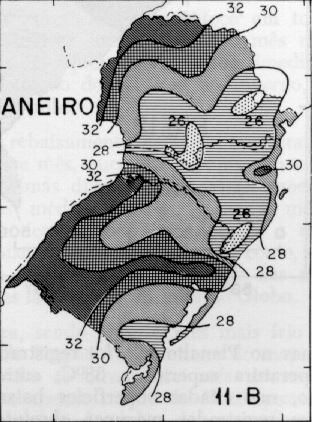
#> input picture Aula 7 e 8/janei.pgm, 312 x 422 px
$ jupyter execute aula8.ipynb
#> lines starting #> are read from the running program, lines starting #| are printed output that depends on the picture; after the words box and inside, x2 and y2 are one past the last pixel; in counts of white or black regions, pixels touching at a corner belong together
[cell 1]
import cv2
import numpy as np
import math
import matplotlib.pyplot as plt
import matplotlib.image as mpimg

[cell 2]
ax = cv2.imread('janei.pgm',cv2.IMREAD_COLOR)
#> ax is the input picture: shape (422, 312, 3); min 0, max 251, mean 177.1
img = mpimg.imread('janei.pgm')
#> img: shape (422, 312); min 0, max 251, mean 177.1
imgplot = plt.imshow(img, cmap='gray', vmin=0, vmax=255)
plt.show()

[cell 3]
ay = cv2.imread('janei-1.pgm',cv2.IMREAD_GRAYSCALE)
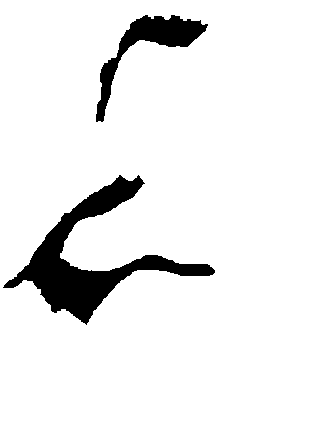
#> input picture Aula 7 e 8/janei-1.pgm, 312 x 422 px
#> ay: shape (422, 312); 92.3% white; 2 black regions, box (x1, y1, x2, y2) and area: (3, 175, 215, 325) 7445, (96, 15, 208, 122) 2723
img = mpimg.imread('janei-1.pgm')
imgplot = plt.imshow(img, cmap='gray', vmin=0, vmax=255)
plt.show()

[cell 4]
qx = cv2.imread('julho.pgm',cv2.IMREAD_COLOR)
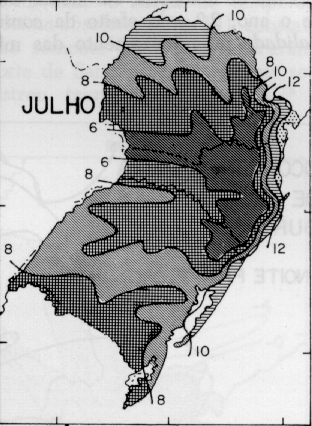
#> input picture Aula 7 e 8/julho.pgm, 312 x 426 px
#> qx is the input picture: shape (426, 312, 3); min 0, max 248, mean 167.6
img = mpimg.imread('julho.pgm')
#> img: shape (426, 312); min 0, max 248, mean 167.6
imgplot = plt.imshow(img, cmap='gray', vmin=0, vmax=255)
plt.show()

[cell 5]
ax =np.float32(ax)
ay =np.float32(ay)
qx =np.float32(qx)

[cell 6]
rows = len(ax)
#> rows = 422
columns = len(ax[0])
#> columns = 312
features = np.float32(np.zeros((rows*columns, 3)))
saidas = np.float32(np.zeros((rows*columns, 1)))

i = 0
for l in range(rows):
    for c in range(columns):
        features[i,0]=ax[l,c,0]/255.0
        features[i,1]=ax[l,c,1]/255.0
        features[i,2]=ax[l,c,2]/255.0
        saidas[i]=ay[l,c]/255.0
        i=i+1
#> after the loop, i = 131664

[cell 7]
flann_params = dict(algorithm=1, trees=4)
flann = cv2.flann_Index(features,  flann_params)

[cell 8]
qp = np.float32(np.zeros((len(qx), len(qx[0]))))
#> qp: shape (426, 312) float32; every value is 0
query = np.float32(np.zeros((1,3)))
indices = np.zeros(1)
dists = np.zeros(1)

for l in range(len(qp)):
    for c in range(len(qp[0])):
        query[0,0] = qx[l,c,0]/255.0
        query[0,1] = qx[l,c,1]/255.0
        query[0,2] = qx[l,c,2]/255.0
        indices, dists = flann.knnSearch(query, 1, params={})
        qp[l,c] = 255*saidas[indices[0,0]]
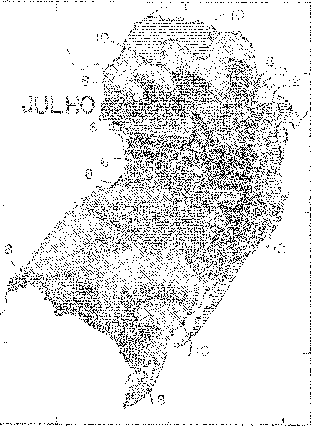
#> qp: shape (426, 312) float32; 89% white; black in thin lines or dots
#> after the loop, query = [[0.639, 0.639, 0.639]]

[cell 9]
cv2.imwrite('qp.pgm', qp)
img = mpimg.imread('qp.pgm')
imgplot = plt.imshow(img, cmap='gray', vmin=0, vmax=255)
plt.show()
